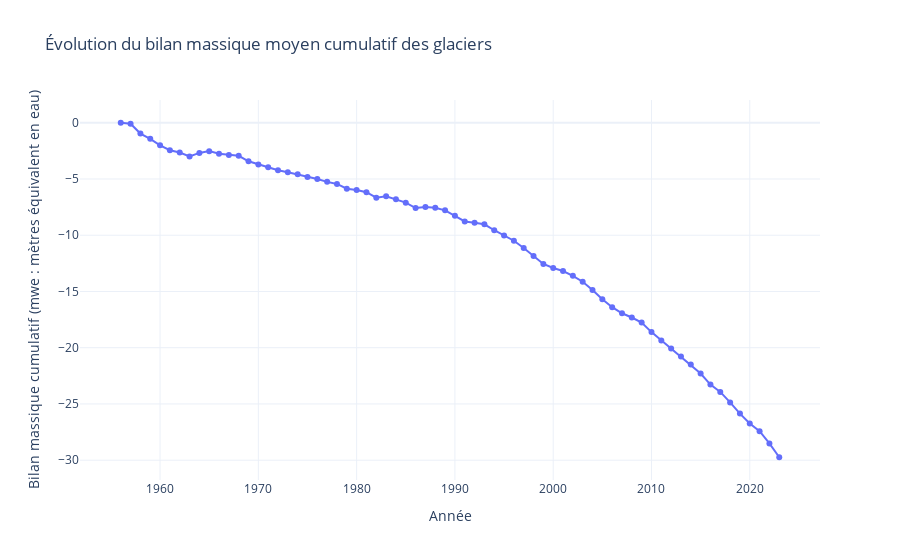

Notebook cell for this chart:
### Code cell
import plotly.express as px

fig = px.line(
    df,
    x="Year",
    y="Mean cumulative mass balance",
    markers=True,
    title="Évolution du bilan massique moyen cumulatif des glaciers"
)

fig.update_layout(
    xaxis_title="Année",
    yaxis_title="Bilan massique cumulatif (mwe : mètres équivalent en eau)",  
    template="plotly_white"
)

fig.show()

### Figure 1 — Plotly figure (JSON) as saved in the notebook; plotly's stock layout.template omitted (floating-point values rounded to 4 significant figures)
{"data": [{"hovertemplate": "Year=%{x}<br>Mean cumulative mass balance=%{y}<extra></extra>", "legendgroup": "", "line": {"color": "#636efa", "dash": "solid"}, "marker": {"symbol": "circle"}, "mode": "lines+markers", "name": "", "orientation": "v", "showlegend": false, "type": "scatter", "x": [1956, 1957, 1958, 1959, 1960, 1961, 1962, 1963, 1964, 1965, 1966, 1967, 1968, 1969, 1970, 1971, 1972, 1973, 1974, 1975, 1976, 1977, 1978, 1979, 1980, 1981, 1982, 1983, 1984, 1985, 1986, 1987, 1988, 1989, 1990, 1991, 1992, 1993, 1994, 1995, 1996, 1997, 1998, 1999, 2000, 2001, 2002, 2003, 2004, 2005, 2006, 2007, 2008, 2009, 2010, 2011, 2012, 2013, 2014, 2015, 2016, 2017, 2018, 2019, 2020, 2021, 2022, 2023], "xaxis": "x", "y": [0.0, -0.094, -0.963, -1.431, -2.008, -2.445, -2.648, -3.0, -2.682, -2.524, -2.75, -2.869, -2.939, -3.428, -3.715, -3.946, -4.225, -4.402, -4.589, -4.815, -4.998, -5.255, -5.443, -5.86, -5.983, -6.174, -6.662, -6.535, -6.794, -7.102, -7.583, -7.487, -7.561, -7.789, -8.274, -8.777, -8.893, -9.026, -9.557, -10.02, -10.49, -11.13, -11.85, -12.55, -12.91, -13.18, -13.61, -14.13, -14.87, -15.68, -16.4, -16.94, -17.31, -17.77, -18.61, -19.35, -20.08, -20.79, -21.49, -22.29, -23.28, -23.93, -24.86, -25.86, -26.74, -27.42, -28.51, -29.74], "yaxis": "y"}], "layout": {"legend": {"tracegroupgap": 0}, "title": {"text": "Évolution du bilan massique moyen cumulatif des glaciers"}, "xaxis": {"anchor": "y", "domain": [0, 1], "title": {"text": "Année"}}, "yaxis": {"anchor": "x", "domain": [0, 1], "title": {"text": "Bilan massique cumulatif (mwe : mètres équivalent en eau)"}}}}
